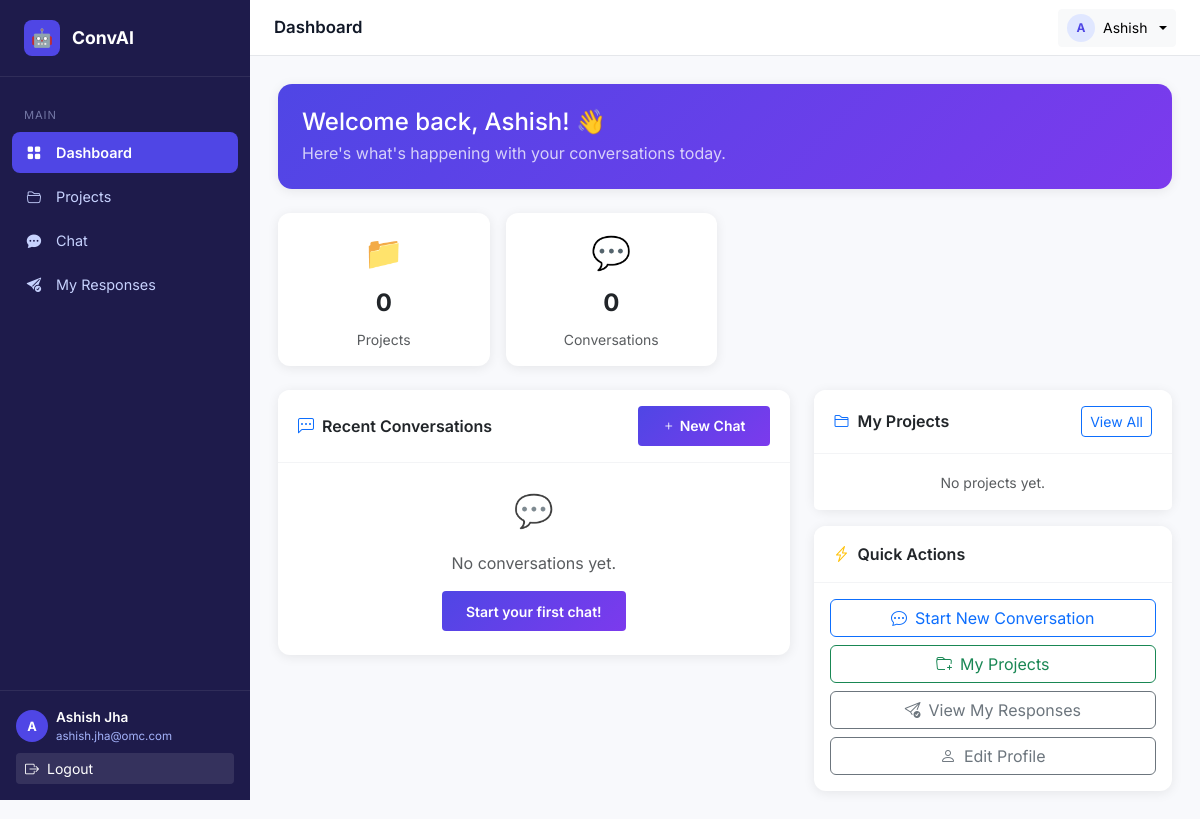
The page /dashboard/ (signed in) on the database as committed earlier.
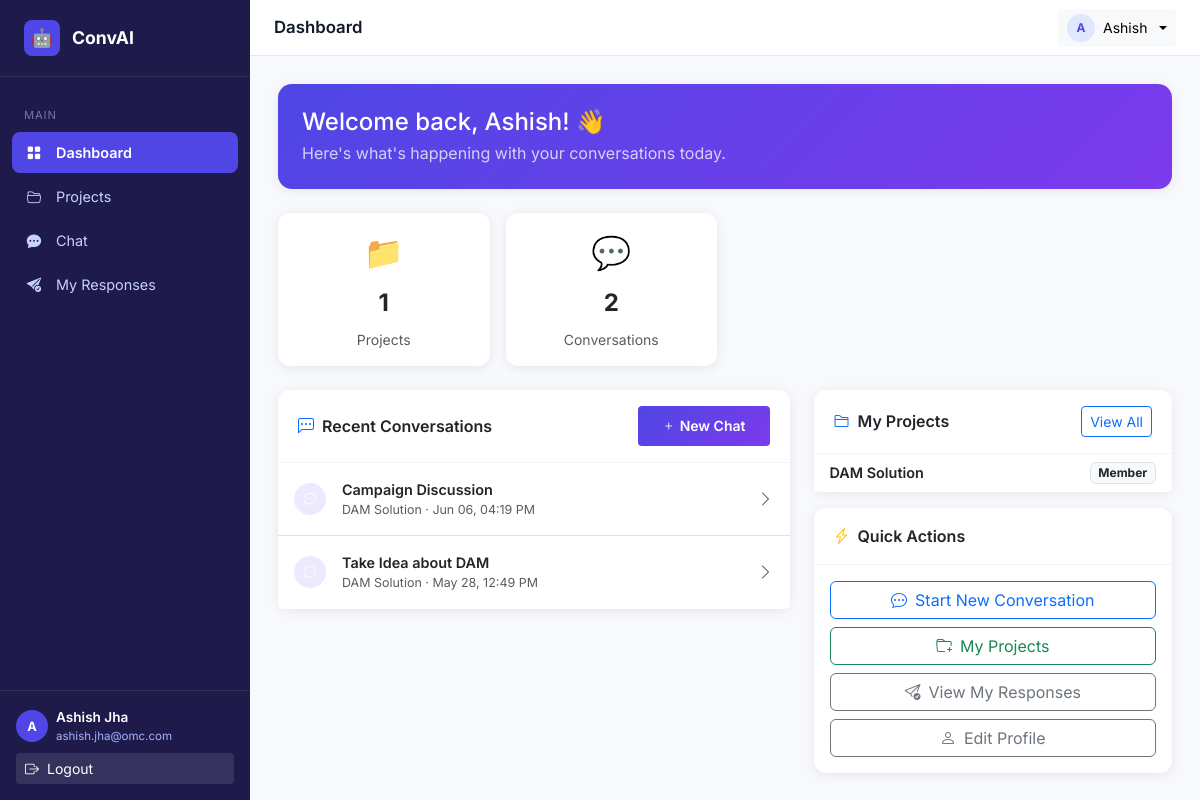
The same page on the database as committed later.
### apps/conversations/models.py (models this page shows, shortened)
class Conversation(models.Model):
    user = models.ForeignKey(User, on_delete=models.CASCADE, related_name='conversations')
    project = models.ForeignKey(Project, on_delete=models.CASCADE, related_name='conversations')
    title = models.CharField(max_length=255, blank=True, null=True)
    summary = models.TextField(blank=True, null=True)
    langchain_memory_key = models.CharField(max_length=255, blank=True, null=True, help_text="LangChain memory identifier")
    is_active = models.BooleanField(default=True)
    created_at = models.DateTimeField(auto_now_add=True)
    updated_at = models.DateTimeField(auto_now=True)
    class Meta:
        db_table = 'conversation'
        verbose_name = 'Conversation'
        verbose_name_plural = 'Conversations'
        ordering = ['-updated_at']

### apps/projects/models.py (models this page shows, shortened)
class Project(models.Model):
    owner = models.ForeignKey(User, on_delete=models.CASCADE, related_name='owned_projects')
    name = models.CharField(max_length=255)
    description = models.TextField(blank=True, null=True)
    is_active = models.BooleanField(default=True)
    created_at = models.DateTimeField(auto_now_add=True)
    updated_at = models.DateTimeField(auto_now=True)
    class Meta:
        db_table = 'project'
        verbose_name = 'Project'
        verbose_name_plural = 'Projects'
        ordering = ['-created_at']

class UserProject(models.Model):
    ROLE_CHOICES = (
        ('member', 'Member'),
        ('admin', 'Admin'),
    )
    user = models.ForeignKey(User, on_delete=models.CASCADE, related_name='user_projects')
    project = models.ForeignKey(Project, on_delete=models.CASCADE, related_name='members')
    role = models.CharField(max_length=20, choices=ROLE_CHOICES, default='member')
    joined_at = models.DateTimeField(auto_now_add=True)
    class Meta:
        db_table = 'user_project'
        verbose_name = 'User Project'
        verbose_name_plural = 'User Projects'
        unique_together = ('user', 'project')

### apps/frontend/views.py (the view)
    def wrapper(request, *args, **kwargs):
        if not request.user.is_authenticated:
            return redirect('frontend:login')
        return view_func(request, *args, **kwargs)

### apps/frontend/views.py (called while the page is built)
def login_required_decorator(view_func):
    def wrapper(request, *args, **kwargs):
        if not request.user.is_authenticated:
            return redirect('frontend:login')
        return view_func(request, *args, **kwargs)
    return wrapper

@login_required_decorator
def user_dashboard(request):
    user_projects = UserProject.objects.filter(user=request.user).select_related('project')
    recent_conversations = Conversation.objects.filter(user=request.user).order_by('-updated_at')[:5]
    context = {
        'projects': user_projects,
        'recent_conversations': recent_conversations,
    }
    return render(request, 'user/dashboard.html', context)

### templates/user/dashboard.html (shortened to what the changed rows need)
{% extends "base.html" %}
{% block content %}
<div class="row g-3 mb-4">
  <div class="col-6 col-md-3">
    <div class="card">
      <div class="card-body text-center">
        <div style="font-size: 2rem;">📁</div>
        <div style="font-size: 1.5rem; font-weight: bold; margin: 0.5rem 0;">{{ projects|length }}</div>
        <div class="text-muted small">Projects</div>
      </div>
    </div>
  </div>
  <div class="col-6 col-md-3">
    <div class="card">
      <div class="card-body text-center">
        <div style="font-size: 2rem;">💬</div>
        <div style="font-size: 1.5rem; font-weight: bold; margin: 0.5rem 0;">{{ recent_conversations|length }}</div>
        <div class="text-muted small">Conversations</div>
      </div>
    </div>
  </div>
</div>
<div class="row g-4">
  <div class="col-md-7">
    <div class="card">
      <div class="list-group list-group-flush">
        {% for conv in recent_conversations %}
        <a href="{% url 'frontend:user_chat_conversation' conv.id %}" class="list-group-item list-group-item-action d-flex align-items-center gap-3 py-3">
          <div class="avatar-sm bg-indigo text-white" style="background:#ede9fe;color:#5b21b6;flex-shrink:0">
            <i class="bi bi-chat-dots"></i>
          </div>
          <div class="flex-grow-1 overflow-hidden">
            <div class="fw-semibold text-truncate" style="font-size:.9rem">{{ conv.title|default:"Untitled conversation" }}</div>
            <div class="text-muted" style="font-size:.78rem">{{ conv.project.name }} · {{ conv.updated_at|date:"M d, h:i A" }}</div>
          </div>
          <i class="bi bi-chevron-right text-muted"></i>
        </a>
        {% empty %}
        <div class="p-4 text-center text-muted">
          <div style="font-size: 2rem; margin-bottom: 1rem;">💬</div>
          <p>No conversations yet.</p>
          <a href="{% url 'frontend:user_chat' %}" class="btn btn-sm btn-primary">Start your first chat!</a>
        </div>
        {% endfor %}
      </div>
    </div>
  </div>
  <div class="col-md-5">
    <div class="card mb-3">
      <ul class="list-group list-group-flush">
        {% for user_project in projects %}
        <li class="list-group-item d-flex justify-content-between align-items-center py-2">
          <a href="{% url 'frontend:user_project_detail' user_project.project.id %}" class="text-decoration-none text-dark fw-semibold" style="font-size:.9rem">{{ user_project.project.name }}</a>
          <span class="badge bg-light text-dark border">Member</span>
        </li>
        {% empty %}
        <li class="list-group-item text-center text-muted py-3">
          <small>No projects yet.</small>
        </li>
        {% endfor %}
      </ul>
    </div>
  </div>
</div>
{% endblock %}

Rows that differ between the two databases and show on the page:
added Conversation: title "Campaign Discussion", project.name "DAM Solution", updated_at "Jun 06, 04:19 PM"
added Conversation: title "Take Idea about DAM", project.name "DAM Solution", updated_at "May 28, 12:49 PM"
added UserProject: project.name "DAM Solution"
Other text that changed with them:
{{ projects|length }}: "0" → "1"
{{ recent_conversations|length }}: "0" → "2"
text no longer shown: "💬 No conversations yet. Start your first chat! No projects yet."
